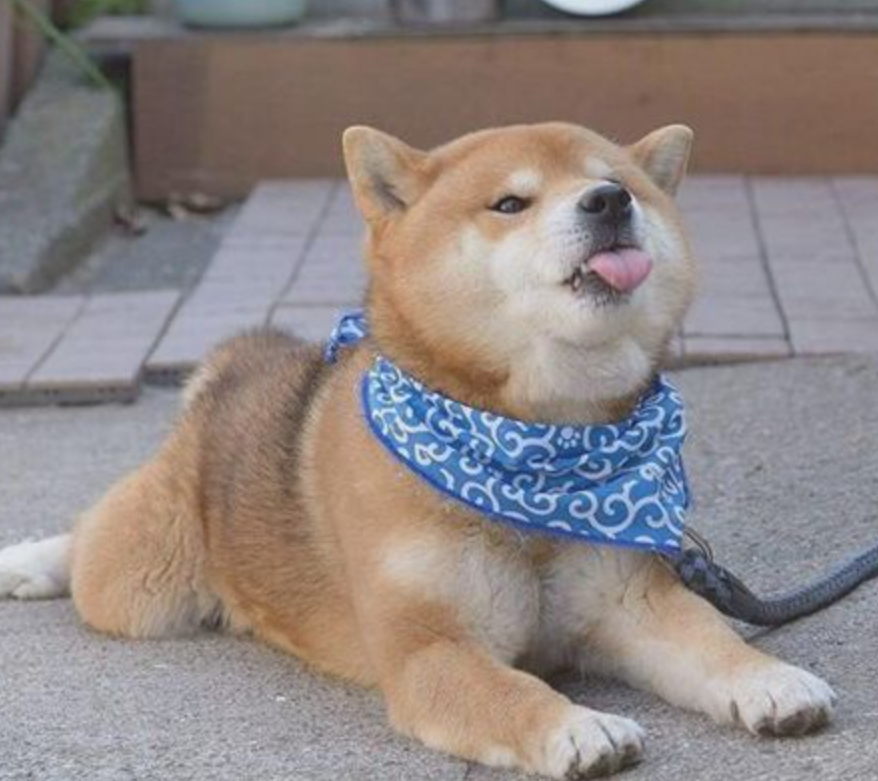
//> input picture opencv/TASKS-main/pictures/3.png, 878 x 781 px
$ ./task9   (built with g++ and OpenCV 4)
//> lines starting //> are read from the running program, lines starting //| are printed output that depends on the picture
//> further down, img is the input picture: 781 rows x 878 cols, CV_8UC3; mean B, G, R 132.6, 134.3, 143.3
#include <opencv4/opencv2/opencv.hpp>
#include <opencv2/core/core.hpp>
#include <opencv2/highgui/highgui.hpp>
#include <opencv4/opencv2/imgproc/imgproc.hpp>
#include <iostream>
using namespace cv;
//使用不同形状或大小的算子

//腐蚀、膨胀要配合 getStructingElement() 函数来使用  用于第三个 kernel 参数
//--------腐蚀erode-------------
//求局部最小值
void test01(Mat& img){
    Mat element = getStructuringElement( MORPH_RECT ,Size(15,15),Point(-1,-1));  //矩形核
    Mat dst = img.clone();
    erode(img,dst,element);
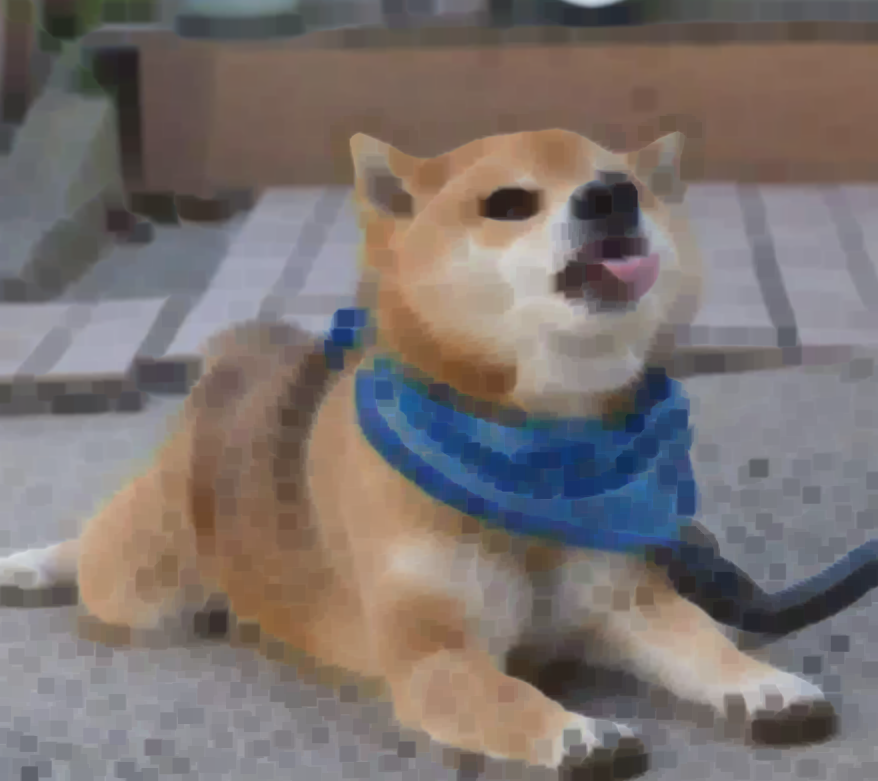
//> dst: 781 rows x 878 cols, CV_8UC3; mean B, G, R 111.6, 114.1, 122.8
    imshow("erodeimg",dst);
}


//-------膨胀dilate--------------
//求局部最大值
void test02(Mat& img){
    Mat element = getStructuringElement( MORPH_CROSS ,Size(10,10),Point(-1,-1));  //交叉型核
    Mat dst = img.clone();
    dilate(img,dst,element);
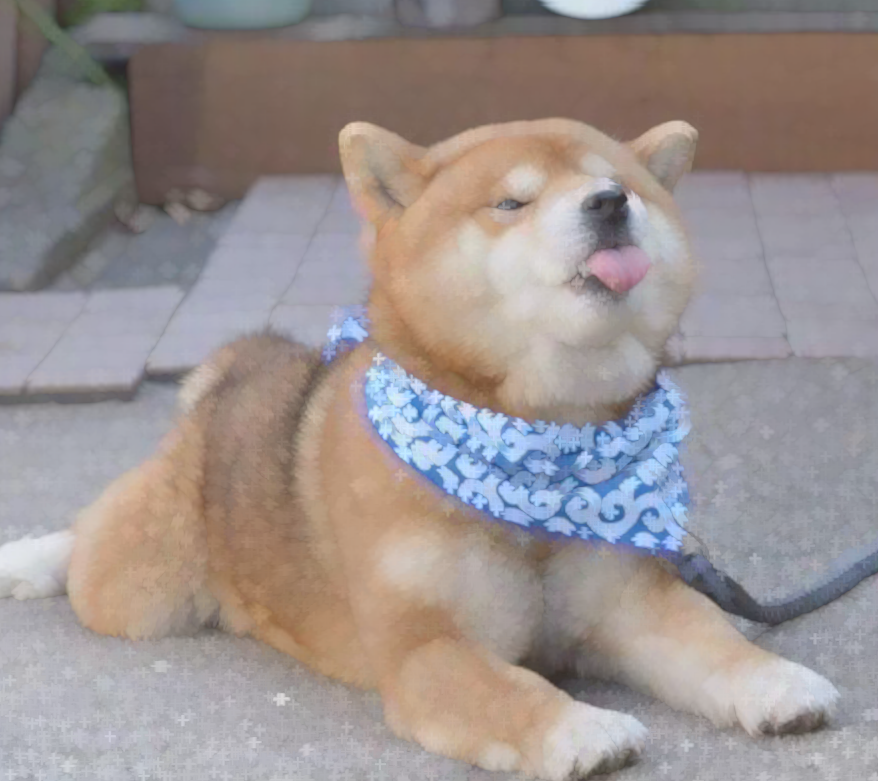
//> dst: 781 rows x 878 cols, CV_8UC3; mean B, G, R 144.1, 145.3, 154.4
    imshow("dilateimg",dst);
}


// 核心函数 morphologyEx()
//-----------开运算(先腐蚀，后膨胀的过程)-----------
void test03(Mat& img){
    Mat element = getStructuringElement(MORPH_ELLIPSE,Size(10,10),Point(-1,-1));  // 核型为椭圆
    Mat dst;
    img.copyTo(dst);
    morphologyEx(img,dst,MORPH_OPEN,element);
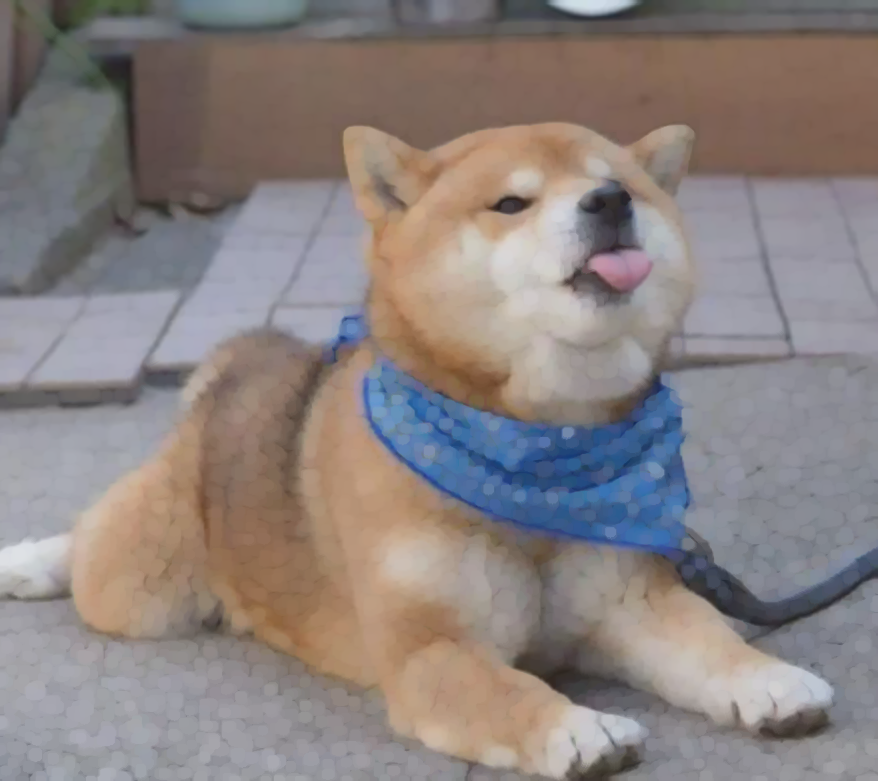
//> dst: 781 rows x 878 cols, CV_8UC3; mean B, G, R 127.9, 129.6, 138.5
    imshow("OPEN",dst);
}

//-----------闭运算--------------
void test04(Mat& img){
    Mat element = getStructuringElement(MORPH_ELLIPSE,Size(10,10),Point(-1,-1));
    Mat dst;
    img.copyTo(dst);
    morphologyEx(img,dst,MORPH_CLOSE,element);
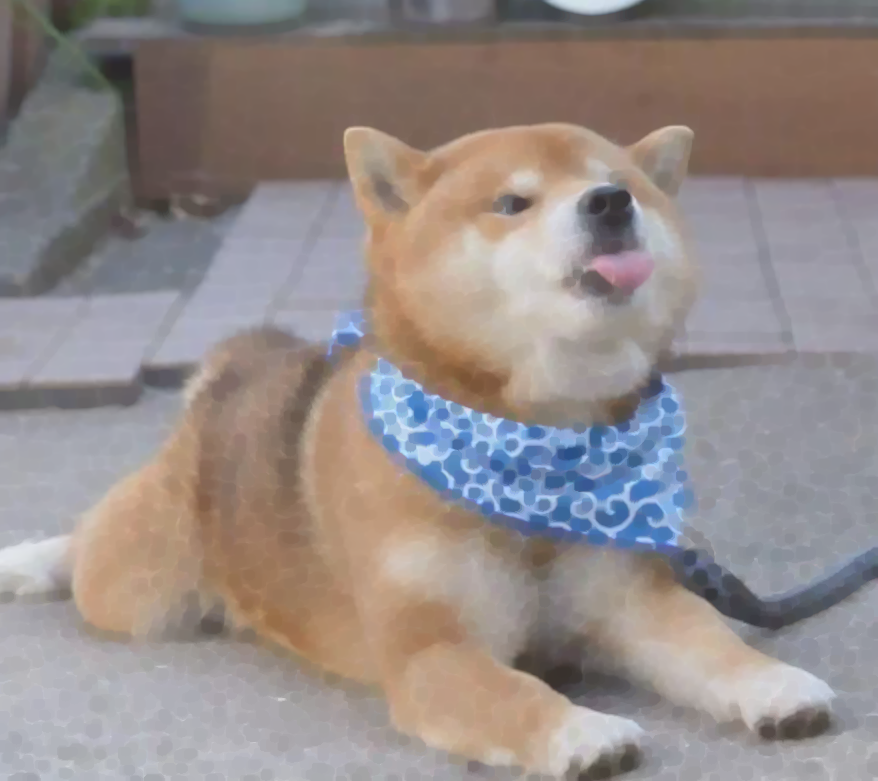
//> dst: 781 rows x 878 cols, CV_8UC3; mean B, G, R 137.3, 139.1, 148.1
    imshow("CLOSE",dst);
}

int main(){
    Mat img = imread("../pictures/3.png");
    imshow("orgimg",img);
    test01(img);
    test02(img);
    test03(img);
    test04(img);
    waitKey(0);
    return  0;
}

$ run again, with opencv/TASKS-main/pictures/10.png copied over opencv/TASKS-main/pictures/3.png
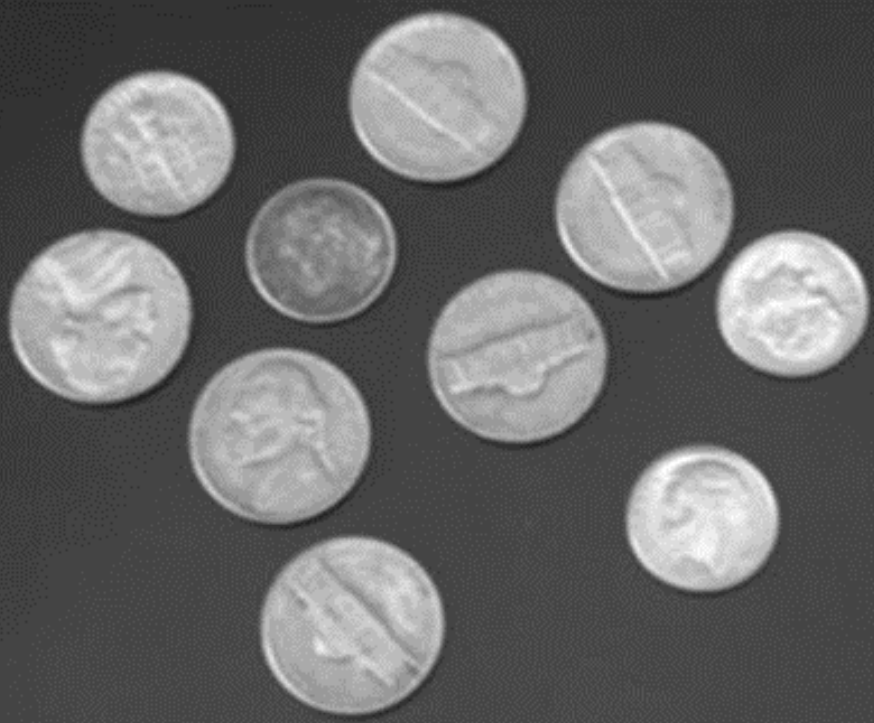
//> input picture opencv/TASKS-main/pictures/10.png, 874 x 723 px
//> img is the input picture: 723 rows x 874 cols, CV_8UC3; min 31, max 255, mean 103.5
//> in test01, `erode(img,dst,element);`:
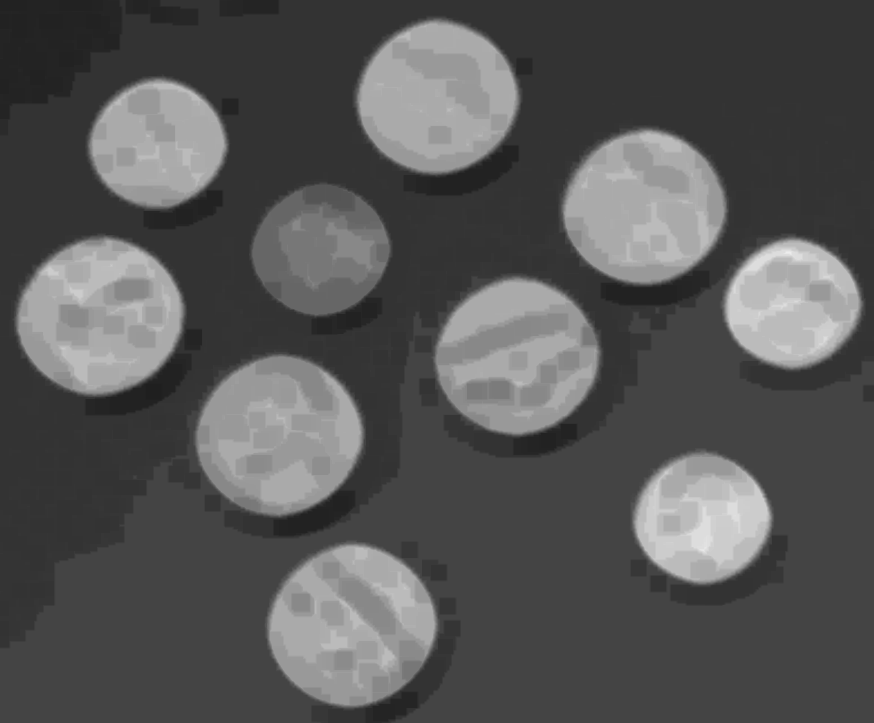
//> dst: 723 rows x 874 cols, CV_8UC3; min 31, max 237, mean 86
//> in test02, `dilate(img,dst,element);`:
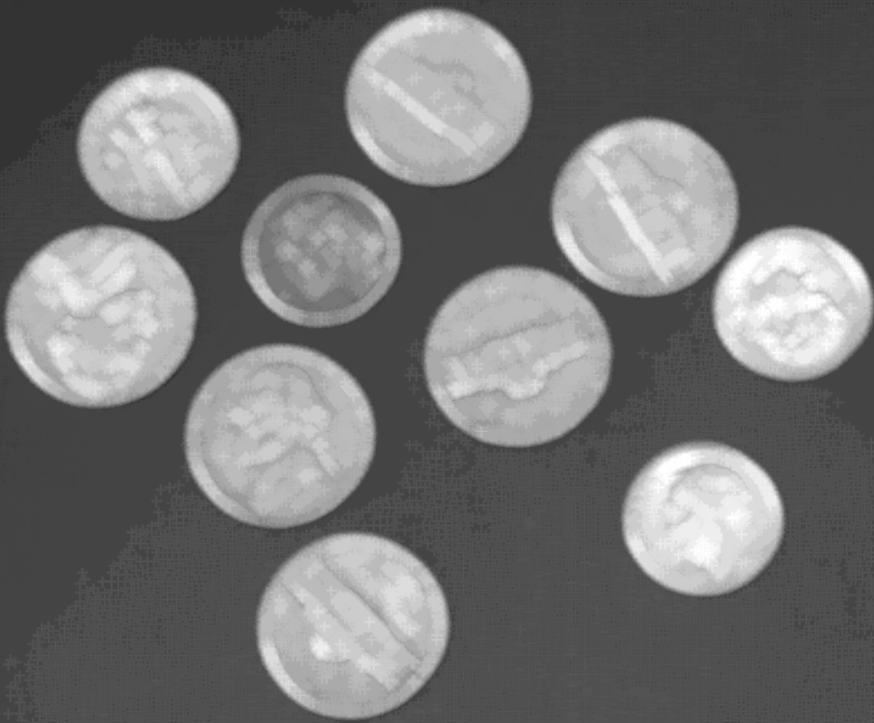
//> dst: 723 rows x 874 cols, CV_8UC3; min 49, max 255, mean 114.8

$ run again, with opencv/TASKS-main/pictures/11.png copied over opencv/TASKS-main/pictures/3.png
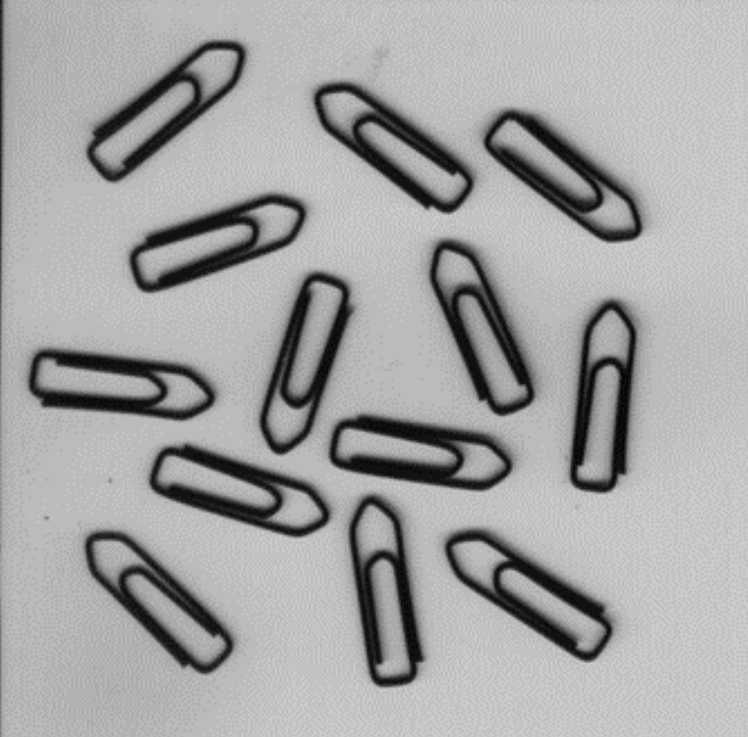
//> input picture opencv/TASKS-main/pictures/11.png, 748 x 737 px
//> img is the input picture: 737 rows x 748 cols, CV_8UC3; min 4, max 204, mean 164.5
//> in test01, `erode(img,dst,element);`:
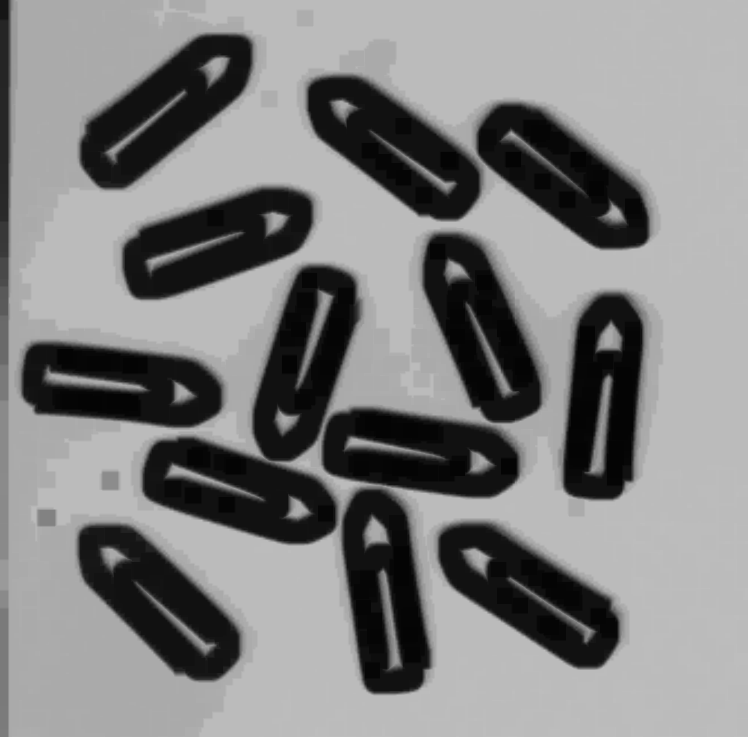
//> dst: 737 rows x 748 cols, CV_8UC3; min 4, max 190, mean 129.9
//> in test04, `morphologyEx(img,dst,MORPH_CLOSE,element);`:
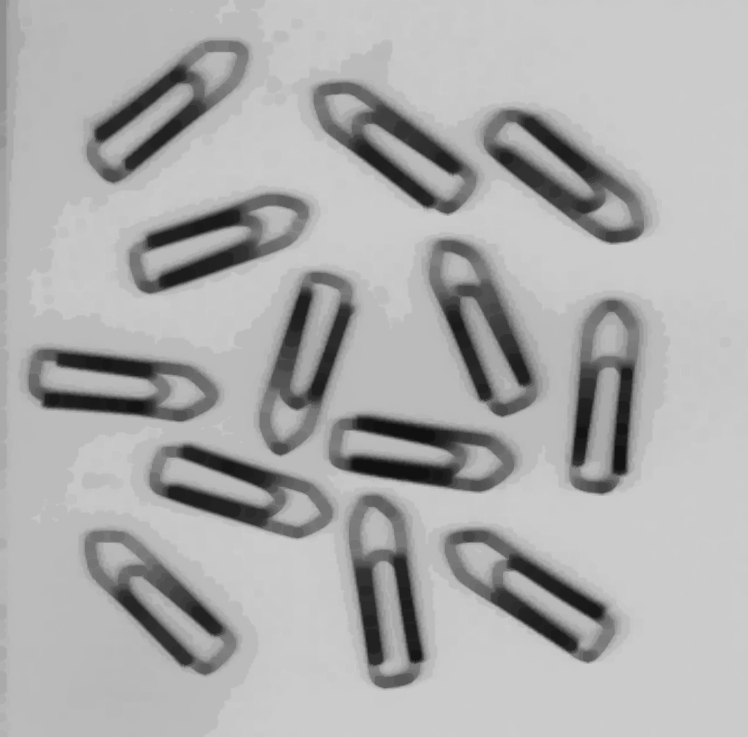
//> dst: 737 rows x 748 cols, CV_8UC3; min 17, max 204, mean 172.4
